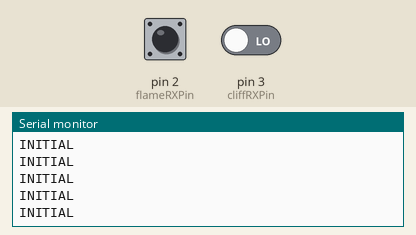
Simulated run of this sketch. Board: Arduino Uno, built with avr-gcc and run on an emulated ATmega328P. Parts: the last lines printed to the serial monitor. The test bench sets the inputs (shaded band); at power-on: pin 3 (cliffRXPin) LOW, pin 2 (flameRXPin) HIGH.

Above: at 1.2 s.
1.3 s: pin 3 (cliffRXPin) driven HIGH
At 1.31 s:
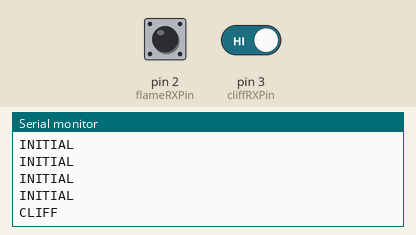
3.2 s: pin 2 (flameRXPin) pulsed LOW 2 times (0.12 s each, 0.3 s apart)
At 3.41 s:
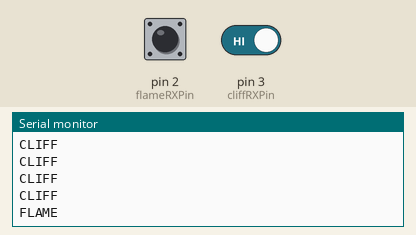

Measured:
- after the input at 1.3 s, the serial monitor: prints a new line at once (image 1)
- after the input at 3.2 s, the serial monitor: prints a new line after 0.20 s (image 2)

The sketch:

test_interrupts.ino
```cpp
int rstate = 0;

const byte flameRXPin = 2;
const byte frontRXPin = 18;
const byte sideWallRXPin = 19;
const byte cliffRXPin = 3;

void setup() {
  Serial.begin(9600);
  Serial.println("STARTING SETUP");

  pinMode(flameRXPin, INPUT);
  pinMode(frontRXPin, INPUT);
  pinMode(sideWallRXPin, INPUT);
  pinMode(cliffRXPin, INPUT);

  attachInterrupt(digitalPinToInterrupt(flameRXPin), flameInt, RISING);
  attachInterrupt(digitalPinToInterrupt(frontRXPin), frontWallInt, RISING);
  attachInterrupt(digitalPinToInterrupt(sideWallRXPin), noSideWallInt, RISING);
  attachInterrupt(digitalPinToInterrupt(cliffRXPin), cliffInt, RISING);
}

void loop() {
  switch (rstate) {
    case 0:
      Serial.println("INITIAL");
      break;

    case 1:
      Serial.println("FLAME");
      break;

    case 2:
      Serial.println("FRONT WALL");
      break;

    case 3:
      Serial.println("NO SIDE WALL");
      break;

    case 4:
      Serial.println("CLIFF");
      break;
  }
  delay(100);
}

void flameInt() {
  rstate = 1;
}

void frontWallInt() {
  rstate = 2;
}

void noSideWallInt() {
  rstate = 3;
}

void cliffInt() {
  rstate = 4;
}
```
